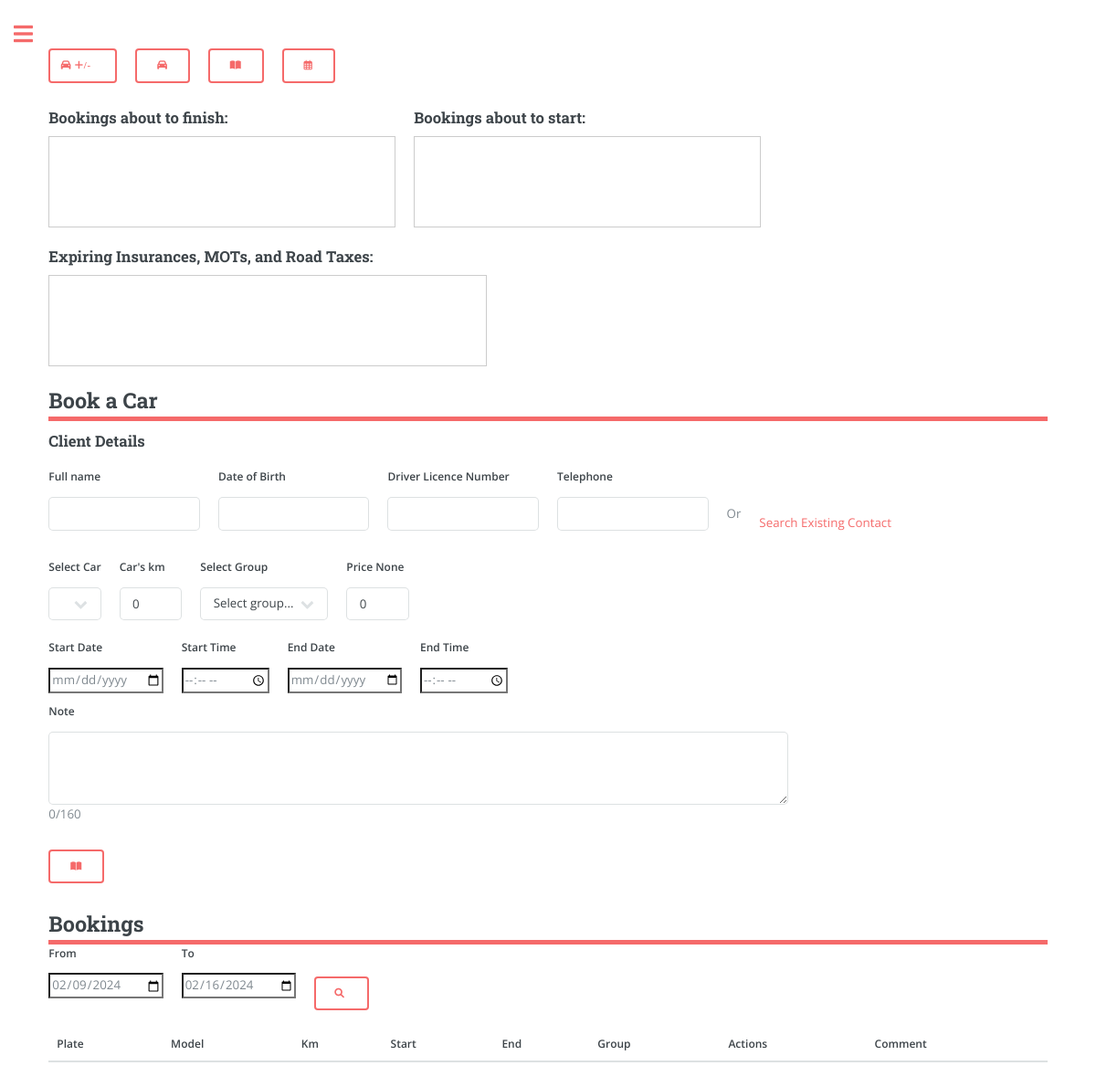
The app's page /overview?contact_id=9 (signed in), older data.
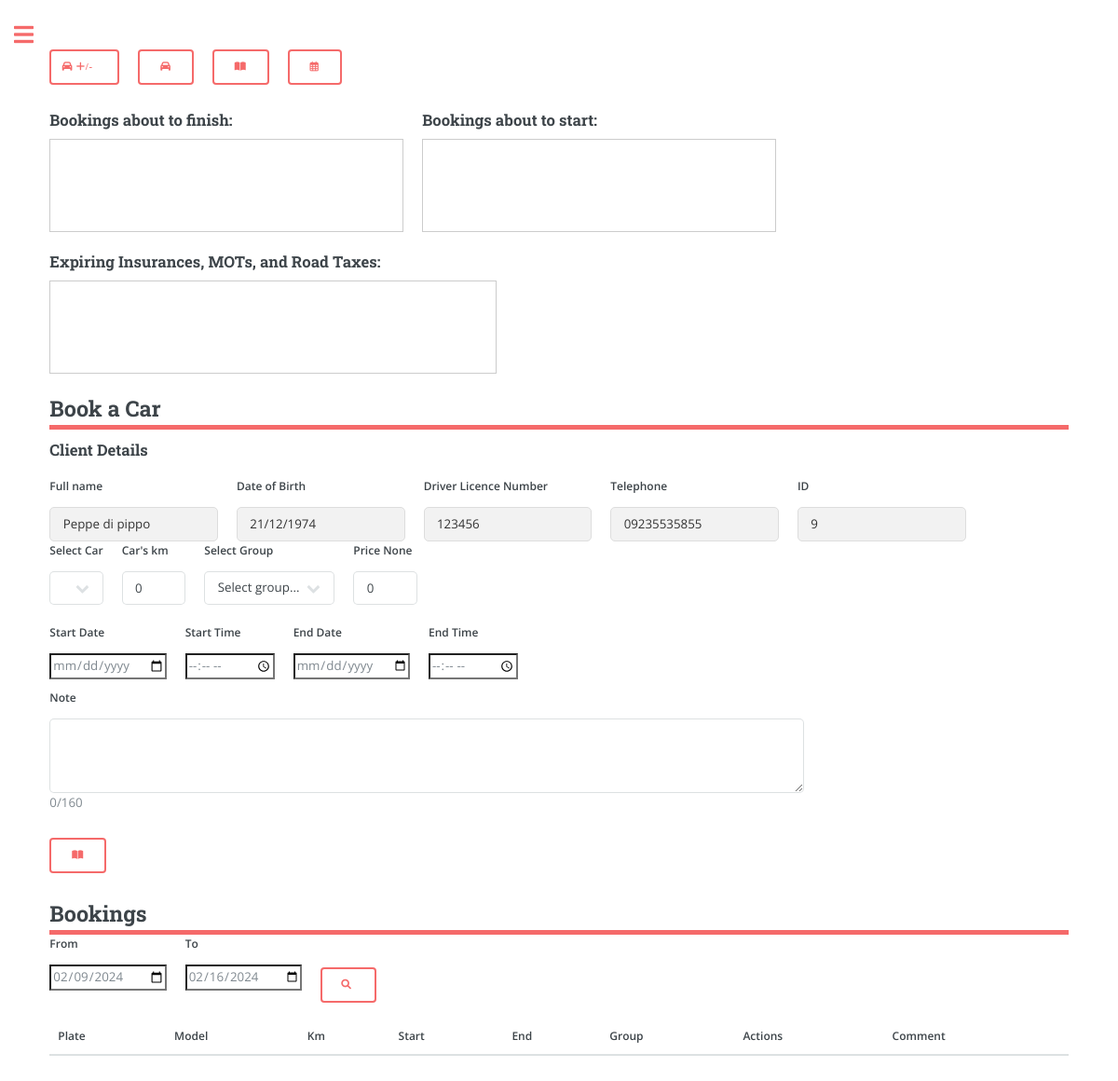
The same page, newer data.
### app/models.py (models this page shows, shortened)
class Contacts(db.Model):
    id = db.Column(db.Integer, primary_key=True)
    full_name = db.Column(db.String(128), index=True)
    driver_licence_n = db.Column(db.Integer, index=True)
    dob = db.Column(db.String(8), index=True)
    telephone = db.Column(db.String(20), index=True)
    user_id = db.Column(db.Integer, db.ForeignKey('user.id', name='contacts_user_id'), nullable=False)
    bookings = db.relationship('Booking', backref='owner', lazy='dynamic')
    money_spent = db.Column(db.Integer, default=0, index=True)
    rented_days = db.Column(db.Integer, default=0, index=True)

### app/routes.py (the view, shortened to what this page needs)
@app.route('/')
@app.route('/overview', methods=['GET', 'POST'])
@login_required
def overview(): # Booking
    contact_id = request.args.get('contact_id')
    contact = None
    if contact_id:
        contact = Contacts.query.filter_by(id=contact_id).first()
    user_cars = current_user.garage.all()
    user_contacts = current_user.contacts.all()
    user_groups = current_user.groups.all()
    from_date = request.form.get('from')
    to_date = request.form.get('to')
    if from_date == None:
        from_date = datetime.now().strftime('%Y-%m-%d')
        to_date = (datetime.now() + timedelta(days=7)).strftime('%Y-%m-%d')
        from_datetime = datetime.strptime(f'{from_date}', '%Y-%m-%d')
        to_datetime = datetime.strptime(f'{to_date}', '%Y-%m-%d')
    else:
        from_datetime = datetime.strptime(f'{from_date}', '%Y-%m-%d')
        to_datetime = datetime.strptime(f'{to_date}', '%Y-%m-%d')
        to_datetime += timedelta(days=1)
    user_bookings = Booking.query.filter(
                Booking.user_id == current_user.id,
                Booking.end_datetime >= from_datetime,
                Booking.start_datetime <= to_datetime,
                ).all()
    booked_car_plates = [booking.car_plate for booking in user_bookings]
    available_cars = [car for car in user_cars if car.plate not in booked_car_plates]
    bookings_about_to_finish = Booking.query.filter(
        (Booking.user_id == current_user.id) &
        ((Booking.end_datetime >= datetime.now().date()) & (Booking.end_datetime <= (datetime.now().date() + timedelta(weeks=1))))).all()
    bookings_about_to_start = Booking.query.filter(
        (Booking.user_id == current_user.id) &
        ((Booking.start_datetime >= datetime.now().date()) & (Booking.start_datetime <= (datetime.now().date() + timedelta(weeks=1))))).all()
    in_four_weeks = datetime.now() + timedelta(weeks=4)
    cars_expiring_soon = Car.query.filter(
        (Car.user_id == current_user.id) &
        ((Car.insurance_expiry_date <= in_four_weeks) |
        (Car.mot_expiry_date <= in_four_weeks) |
        (Car.road_tax_expiry_date <= in_four_weeks))
    ).all()
    return render_template('overview.html' if current_user.language == 'en' else f'overview_{current_user.language}.html',
                            user_cars=user_cars, user_groups=user_groups,
                            available_cars=available_cars,
                            user_bookings=user_bookings,
                            from_datetime=from_datetime.strftime('%Y-%m-%d'),
                            to_datetime=to_datetime.strftime('%Y-%m-%d'),
                            user_contacts=user_contacts,
                            contact=contact,
                            user_name=current_user.username if current_user.is_authenticated else None,
                            bookings_about_to_start=bookings_about_to_start,
                            bookings_about_to_finish=bookings_about_to_finish,
                            in_four_weeks=in_four_weeks,
                            cars_expiring_soon=cars_expiring_soon)

### app/models.py (called while the page is built)
@login.user_loader
def load_user(id):
    return User.query.get(int(id))

### app/templates/overview.html (shortened to what the changed rows need)
{% if current_user.language == 'en' %}
    {% extends "index.html" %}
{% else %}
    {% extends "index_" + current_user.language + ".html" %}
{% endif %}
{% block content %}
<link rel="stylesheet" href="{{ url_for('static', filename='css/main.css') }}">
<link rel="stylesheet" href="{{ url_for('static', filename='css/custom.css') }}">
<header id="header" style="padding: 0;">
    <h2>Book a Car</h2>
</header>
<form method="POST" action="{{ url_for('overview') }}">
        {% if contact %}
        <div class="row">
        <div class="col">
            <label for="full_name" class="form-label">Full name</label>
            <input type="text" class="form-control" id="full_name" name="full_name" value="{{ contact.full_name }}" readonly>
          </div>
          <div class="col">
            <label for="dob" class="form-label">Date of Birth</label>
            <input type="text" class="form-control" id="dob" name="dob" value="{{ contact.dob }}" readonly>
          </div>
          <div class="col">
            <label for="driver_licence_n" class="form-label">Driver Licence Number</label>
            <input type="text" class="form-control" id="driver_licence_n" name="driver_licence_n" value="{{ contact.driver_licence_n }}" readonly>
          </div>
          <div class="col">
            <label for="telephone" class="form-label">Telephone</label>
            <input type="text" class="form-control" id="telephone" name="telephone" value="{{ contact.telephone }}" readonly>
          </div>
          <div class="col">
            <label for="id" class="form-label">ID</label>
            <input type="text" class="form-control" id="id" name="id" value="{{ contact.id }}" readonly>
        </div>
        </div>
        {% else %}
    <div class="row">
        <div class="col-2">
            <label for="full_name" class="form-label">Full name</label>
            <input type="text" class="form-control" id="full_name" name="full_name">
        </div>
        <div class="col-2">
            <label for="dob" class="form-label">Date of Birth</label>
            <input type="text" class="form-control" id="dob" name="dob">
        </div>
        <div class="col-2">
            <label for="driver_licence_n" class="form-label">Driver Licence Number</label>
            <input type="text" class="form-control" id="driver_licence_n" name="driver_licence_n">
        </div>
        <div class="col-2">
            <label for="telephone" class="form-label">Telephone</label>
            <input type="text" class="form-control" id="telephone" name="telephone">
        </div>
        <p style="margin-top: 3em;">Or</p>
        <div class="col-2">
            <a href="{{ url_for('contacts')}}">
                <p style="margin-top: 50px;">Search Existing Contact</p>
            </a>
        </div>
    </div>
    {% endif %}
</form>
<header id="header" style="padding: 0;">
<h2>Bookings</h2>
</header>
<form action="{{ url_for('bookings_manage') }}" method="POST">
    <table>
        <thead>
            <tr>
                <th>Plate</th>
                <th>Model</th>
                <th>{{ current_user.measurement_unit.capitalize() }}</th>
                <th>Start</th>
                <th>End</th>
                <th>Group</th>
                <th>Actions</th>
                <th>Comment</th>
            </tr>
        </thead>
    </table>
</form>
{% endblock %}

Row changes from the older to the newer data that the page shows:
added Contacts: full_name "Peppe di pippo", dob "21/12/1974", driver_licence_n "123456", telephone "09235535855", id "9"
Text that changed along with them:
text no longer shown: "Or Search Existing Contact"
text now shown: "ID"
